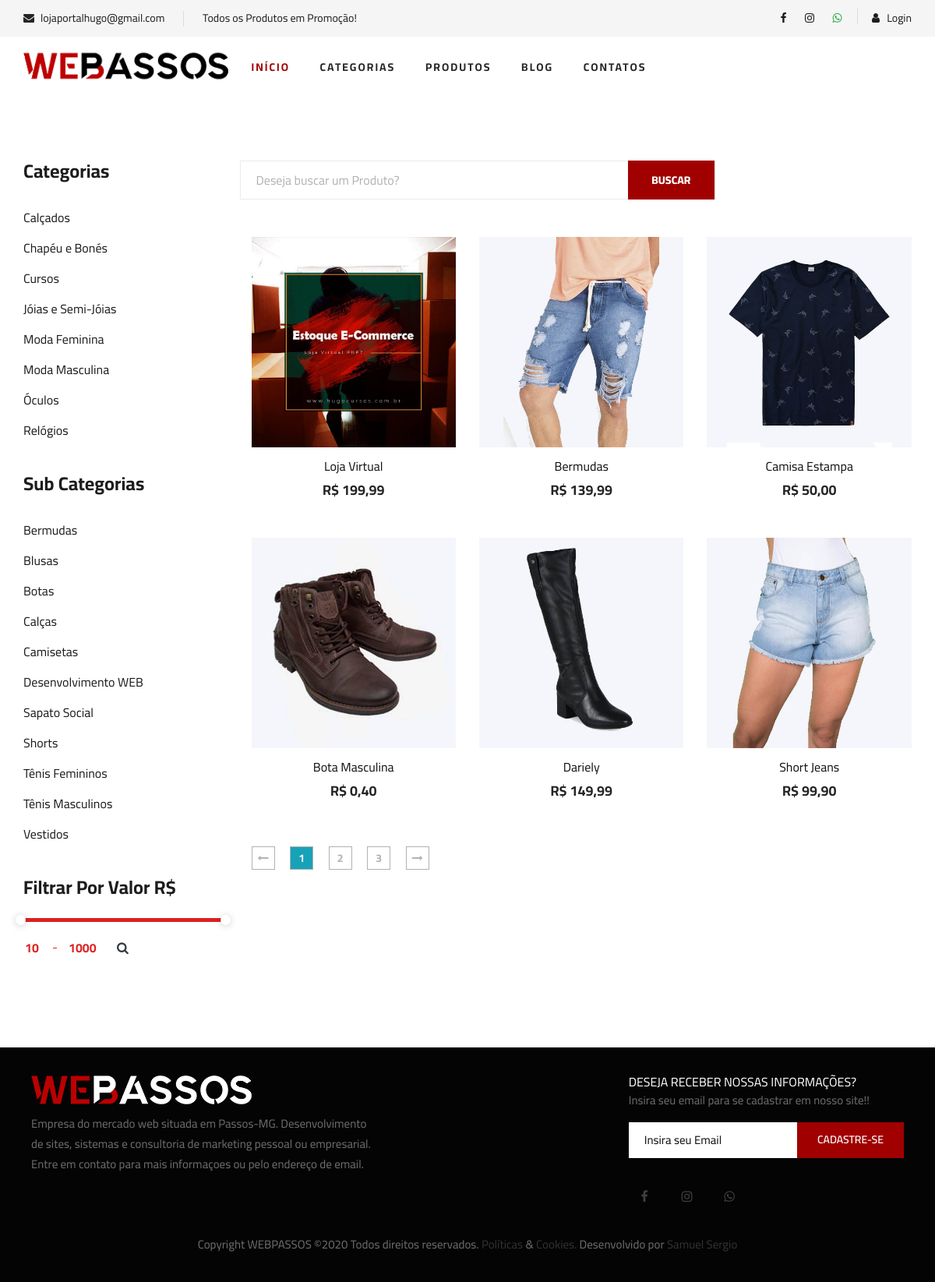
/lista-produtos.php, run on the app's committed database.
### tables this page shows
CREATE TABLE `categorias` (
  `id` int(11) NOT NULL AUTO_INCREMENT,
  `nome` varchar(50) NOT NULL,
  `nome_url` varchar(50) NOT NULL,
  `imagem` varchar(100) NOT NULL,
  PRIMARY KEY (`id`)
);

CREATE TABLE `sub_categorias` (
  `id` int(11) NOT NULL AUTO_INCREMENT,
  `nome` varchar(50) NOT NULL,
  `nome_url` varchar(50) NOT NULL,
  `imagem` varchar(100) NOT NULL,
  `id_categoria` int(11) NOT NULL,
  PRIMARY KEY (`id`)
);

CREATE TABLE `produtos` (
  `id` int(11) NOT NULL AUTO_INCREMENT,
  `categoria` int(11) NOT NULL,
  `sub_categoria` int(11) NOT NULL,
  `nome` varchar(100) NOT NULL,
  `nome_url` varchar(100) NOT NULL,
  `descricao` varchar(1000) NOT NULL,
  `descricao_longa` text NOT NULL,
  `valor` decimal(10,2) NOT NULL,
  `imagem` varchar(100) NOT NULL,
  `estoque` int(11) NOT NULL,
  `tipo_envio` int(11) NOT NULL,
  `palavras` varchar(250) NOT NULL,
  `ativo` varchar(5) NOT NULL,
  `peso` double(8,2) DEFAULT NULL,
  `largura` int(11) DEFAULT NULL,
  `altura` int(11) DEFAULT NULL,
  `comprimento` int(11) DEFAULT NULL,
  `modelo` varchar(100) DEFAULT NULL,
  `valor_frete` decimal(8,2) DEFAULT NULL,
  `promocao` varchar(5) NOT NULL,
  `vendas` int(11) DEFAULT NULL,
  `link` varchar(150) DEFAULT NULL,
  PRIMARY KEY (`id`)
);

### config.php (called while the page is built, shortened)
<?php
$itens_por_pagina = 6;
 ?>

### lista-produtos.php (the view, shortened to what this page needs)
<?php
require_once("cabecalho.php");
require_once("conexao.php");
?>
<?php
if(@$_GET['pagina'] != null){
    $pag = $_GET['pagina'];
}else{
    $pag = 0;
}
$limite = $pag * @$itens_por_pagina;
$pagina = $pag;
$nome_pag = 'lista-produtos.php';
?>
<?php
$subcategoria_get = @$_GET['nome'];
$query = $pdo->query("SELECT * FROM sub_categorias where nome_url = '$subcategoria_get' ");
$res = $query->fetchAll(PDO::FETCH_ASSOC);
$id_subcategoria = @$res[0]['id'];
 ?>
 <?php
$valor_inicial = @$_GET['valor-inicial'];
$valor_final = @$_GET['valor-final'];
 ?>
<section class="product spad">
    <div class="container">
        <div class="row">
            <div class="col-lg-3 col-md-5">
                <div class="sidebar">
                    <div class="sidebar__item">
                        <h4>Categorias</h4>
                        <ul>
                            <?php
                            $query = $pdo->query("SELECT * FROM categorias order by nome asc ");
                            $res = $query->fetchAll(PDO::FETCH_ASSOC);
                            for ($i=0; $i < count($res); $i++) {
                              $nome = $res[$i]['nome'];
                              $nome_url = $res[$i]['nome_url'];
                              ?>
                              <li><a href="sub-categoria-de-<?php echo $nome_url ?>"><?php echo $nome ?></a></li>
                          <?php } ?>
                      </ul>
                  </div>
                  <div class="sidebar__item">
                    <h4>Sub Categorias</h4>
                    <ul>
                        <?php
                        $query = $pdo->query("SELECT * FROM sub_categorias order by nome asc ");
                        $res = $query->fetchAll(PDO::FETCH_ASSOC);
                        for ($i=0; $i < count($res); $i++) {
                          $nome = $res[$i]['nome'];
                          $nome_url = $res[$i]['nome_url'];
                          ?>
                          <li><a href="produtos-<?php echo $nome_url ?>"><?php echo $nome ?></a></li>
                      <?php } ?>
                  </ul>
              </div>
               <div class="sidebar__item">
                    <h4>Filtrar Por Valor R$</h4>
                    <div class="price-range-wrap">
                        <div class="price-range ui-slider ui-corner-all ui-slider-horizontal ui-widget ui-widget-content"
                        data-min="10" data-max="1000">
                        <span tabindex="0" class="ui-slider-handle ui-corner-all ui-state-default"></span>
                        <span tabindex="0" class="ui-slider-handle ui-corner-all ui-state-default"></span>
                    </div>
                    <div class="range-slider">
                        <div class="price-input">
                            <form method="get" action="lista-produtos.php" name="form_valor">
                                <input type="text" name="valor-inicial" id="minamount">
                                <input type="text" name="valor-final" id="maxamount">
                                <a href="#" onclick="document.form_valor.submit(); return false;" class="text-dark">
                                    <i class="fa fa-search ml-2"></i>
                                </a>
                            </form>
                        </div>
                    </div>
                </div>
            </div>
    </div>
</div>
<div class="col-lg-9 col-md-7">
    <div class="row">
        <div class="hero__search__form mb-4">
            <form action="lista-produtos.php" method="GET">
                <input type="text" name="txtBuscar" placeholder="Deseja buscar um Produto?" value="<?php echo @$_GET['txtBuscar'] ?>">
                <button type="submit" class="site-btn">BUSCAR</button>
            </form>
        </div>
    </div>
        <?php
        if(@$_GET['txtBuscar'] != "") {
            $buscar = '%'.@$_GET['txtBuscar'].'%';
        }else{
            $buscar = '%';
        }
        if($subcategoria_get == "" and $valor_inicial == "") {
        $query = $pdo->query("SELECT * FROM produtos where (nome LIKE '$buscar' or palavras like '$buscar') and ativo = 'Sim' and estoque > 0 order by id desc LIMIT $limite, $itens_por_pagina ");
        }else if($valor_inicial != ""){
            $query = $pdo->query("SELECT * FROM produtos where valor >= '$valor_inicial' and valor <= '$valor_final' and ativo = 'Sim' and estoque > 0 order by id desc");
        }
        else{
            $query = $pdo->query("SELECT * FROM produtos where sub_categoria = '$id_subcategoria' and ativo = 'Sim' and estoque > 0 order by id desc");
        }
        $res = $query->fetchAll(PDO::FETCH_ASSOC);
        echo '<div class="row mt-4">';
        for ($i=0; $i < count($res); $i++) {
          $nome = $res[$i]['nome'];
          $valor = $res[$i]['valor'];
          $nome_url = $res[$i]['nome_url'];
          $imagem = $res[$i]['imagem'];
          $promocao = $res[$i]['promocao'];
          $id = $res[$i]['id'];
          $valor = number_format($valor, 2, ',', '.');
          $query3 = $pdo->query("SELECT * FROM produtos where ativo = 'Sim' and estoque > 0");
          $res3 = $query3->fetchAll(PDO::FETCH_ASSOC);
          $num_total = @count($res3);
          $num_paginas = ceil($num_total/$itens_por_pagina);
          if($promocao == 'Sim'){
            $queryp = $pdo->query("SELECT * FROM promocoes where id_produto = '$id' ");
            $resp = $queryp->fetchAll(PDO::FETCH_ASSOC);
            $valor_promo = $resp[0]['valor'];
            $desconto = $resp[0]['desconto'];
            $valor_promo = number_format($valor_promo, 2, ',', '.');
            ?>
            <div class="col-lg-4 col-md-6 col-sm-6">
                <div class="product__discount__item">
                    <div class="product__discount__item__pic set-bg"
                    data-setbg="img/produtos/<?php echo $imagem ?>">
                    <div class="product__discount__percent">-<?php echo $desconto ?>%</div>
                    <ul class="product__item__pic__hover">
                     <li><a href="produto-<?php echo $nome_url ?>"><i class="fa fa-eye"></i></a></li>
                    <li><a href="" onclick="carrinhoModal('<?php echo $id ?>','Não')"><i class="fa fa-shopping-cart"></i></a>
                     </ul>
                 </div>
                 <div class="product__discount__item__text">
                    <h5><a href="produto-<?php echo $nome_url ?>"><?php echo $nome ?></a></h5>
                    <div class="product__item__price">R$ <?php echo $valor_promo ?> <span>R$ <?php echo $valor ?></span></div>
                </div>
            </div>
        </div>
    <?php }else{ ?>
     <div class="col-lg-4 col-md-6 col-sm-6">
       <div class="featured__item">
        <div class="featured__item__pic set-bg" data-setbg="img/produtos/<?php echo $imagem ?>">
        </div>
        <div class="featured__item__text">
            <a href="produto-<?php echo $nome_url ?>"><h6><?php echo $nome ?></h6>
                <h5>R$ <?php echo $valor ?></h5></a>
            </div>
        </div>
    </div>
<?php } } ?>
</div>
<?php if(@$_GET['txtBuscar'] == "" and @$id_subcategoria == "" and @$valor_inicial == ""){ ?>
<div class="product__pagination">
                <a href="<?php echo $nome_pag ?>?pagina=0"><i class="fa fa-long-arrow-left"></i></a>
                <?php
                    for($i = 0; $i < @$num_paginas; $i++){
                        $estilo = '';
                        if($pagina == $i){
                            $estilo = 'bg-info text-light';
                        }
                        if($pagina >= ($i - 2) && $pagina <= ($i + 2)){ ?>
                         <a href="<?php echo $nome_pag ?>?pagina=<?php echo $i ?>" class="<?php echo $estilo ?>"><?php echo $i + 1 ?></a>
                       <?php }
                    }
                 ?>
                <a href="<?php echo $nome_pag ?>?pagina=<?php echo $num_paginas - 1 ?>"><i class="fa fa-long-arrow-right"></i></a>
 </div>
<?php } ?>
</div>
</div>
</div>
</section>
<?php
require_once("rodape.php");
?>

### css/style.css (style rules this page uses)
html, body { height: 100%; font-family: "Cairo", sans-serif; -webkit-font-smoothing: antialiased; font-smoothing: antialiased; }
h1, h2, h3, h4, h5, h6 { margin: 0; color: #111111; font-weight: 400; font-family: "Cairo", sans-serif; }
h4 { font-size: 24px; }
h5 { font-size: 18px; }
h6 { font-size: 16px; }
ul, ol { padding: 0; margin: 0; }
.set-bg { background-repeat: no-repeat; background-size: cover; background-position: top center; }
.spad { padding-top: 100px; padding-bottom: 100px; }
.site-btn { font-size: 14px; color: #ffffff; font-weight: 800; text-transform: uppercase; display: inline-block; padding: 13px 30px 12px; background: #a00000; border: none; }
.hero__search__form { width: 610px; height: 50px; border: 1px solid #ebebeb; position: relative; float: left; }
.hero__search__form form input { width: 70%; border: none; height: 48px; font-size: 16px; color: #b2b2b2; padding-left: 20px; }
.hero__search__form form input::placeholder { color: #b2b2b2; }
.hero__search__form form button { position: absolute; right: 0; top: -1px; height: 50px; }
.featured__item { margin-bottom: 50px; }
.featured__item__pic { height: 270px; position: relative; overflow: hidden; background-position: center center; }
.featured__item__text { text-align: center; padding-top: 15px; }
.featured__item__text h6 { margin-bottom: 10px; }
.featured__item__text h5 { color: #252525; font-weight: 700; }
.sidebar__item { margin-bottom: 35px; }
.sidebar__item h4 { color: #1c1c1c; font-weight: 700; margin-bottom: 25px; }
.sidebar__item ul li { list-style: none; }
.sidebar__item ul li a { font-size: 16px; color: #1c1c1c; line-height: 39px; display: block; }
.price-range-wrap .range-slider { margin-top: 20px; }
.price-range-wrap .range-slider .price-input { position: relative; }
.price-range-wrap .range-slider .price-input:after { position: absolute; left: 38px; top: 13px; height: 1px; width: 5px; background: #dd2222; content: ""; }
.price-range-wrap .range-slider .price-input input { font-size: 16px; color: #dd2222; font-weight: 700; max-width: 20%; border: none; display: inline-block; }
.price-range-wrap .price-range { border-radius: 0; }
.price-range-wrap .price-range.ui-widget-content { border: none; background: #ebebeb; height: 5px; }
.price-range-wrap .price-range.ui-widget-content .ui-slider-handle { height: 13px; width: 13px; border-radius: 50%; background: #ffffff; border: none; -webkit-box-shadow: 0px 1px 10px rgba(0, 0, 0, 0.2); box-shadow: 0px 1px 10px rgba(0, 0, 0, 0.2); outline: none; cursor: pointer; }
.product { padding-top: 80px; padding-bottom: 80px; }
.product__pagination, .blog__pagination { padding-top: 10px; }
.product__pagination a, .blog__pagination a { display: inline-block; width: 30px; height: 30px; border: 1px solid #b2b2b2; font-size: 14px; color: #b2b2b2; font-weight: 700; line-height: 28px; text-align: center; margin-right: 16px; -webkit-transition: all, 0.3s; -moz-transition: all, 0.3s; -ms-transition: all, 0.3s; -o-transition: all, 0.3s; transition: all, 0.3s; }
.product__pagination a:last-child, .blog__pagination a:last-child { margin-right: 0; }
@media only screen and (min-width: 1200px) { .container { max-width: 1170px; } }

### data on the page
categorias: nome "Calçados"
categorias: nome "Chapéu e Bonés"
categorias: nome "Cursos"
categorias: nome "Jóias e Semi-Jóias"
categorias: nome "Moda Feminina"
categorias: nome "Moda Masculina"
categorias: nome "Óculos"
categorias: nome "Relógios"
sub_categorias: nome "Bermudas"
sub_categorias: nome "Blusas"
sub_categorias: nome "Botas"
sub_categorias: nome "Calças"
sub_categorias: nome "Camisetas"
sub_categorias: nome "Desenvolvimento WEB"
sub_categorias: nome "Sapato Social"
sub_categorias: nome "Shorts"
sub_categorias: nome "Tênis Femininos"
sub_categorias: nome "Tênis Masculinos"
sub_categorias: nome "Vestidos"
produtos: shows a picture, nome "Loja Virtual", valor "199,99"
produtos: shows a picture, nome "Bermudas", valor "139,99"
produtos: shows a picture, nome "Camisa Estampa", valor "50,00"
produtos: shows a picture, nome "Bota Masculina", valor "0,40"
produtos: shows a picture, nome "Dariely", valor "149,99"
produtos: shows a picture, nome "Short Jeans", valor "99,90"

### other printed values
$email "lojaportalhugo@gmail.com"
$texto_destaque "Todos os Produtos em Promoção!"
